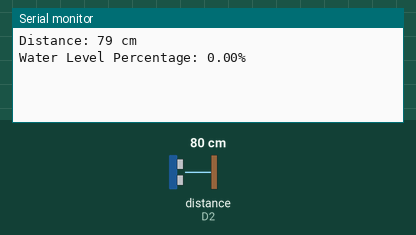
A sketch run on a simulated ESP8266 (NodeMCU). Shown: the last lines printed to the serial monitor. Wiring (inferred from the names in the program): ultrasonic range finder: trigger D1; echo D2. The inputs (shaded band) are chosen by the test bench; at power-on: distance to the obstacle (sensor on D2) 80 cm. The echo pulse lasts 58.3 µs per cm; WiFi joins after 1.5 s; servers stay silent unless stated.

Above: at 3.0 s.
3.1 s: distance to the obstacle (sensor on D2) set to 2 cm
At 4.4 s:
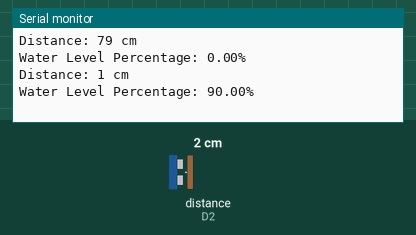
4.6 s: distance to the obstacle (sensor on D2) set to 4 cm
At 5.6 s:
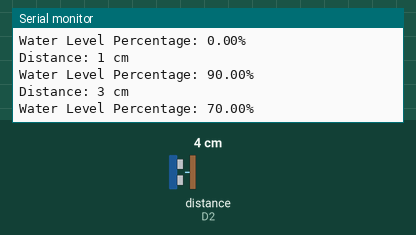
Timing chart, 0 to 7.6 s (numbered marks = the images above; inputs shaded):
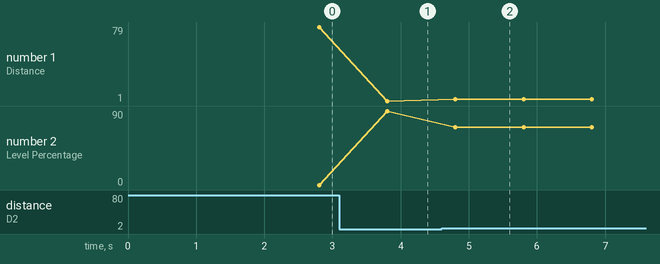

Measured:
- after the input at 3.1 s, the serial monitor: prints a new line after 0.70 s (image 1)
- after the input at 4.6 s, the serial monitor: prints a new line after 0.20 s (image 2)
- plotted number 1: 79 → 1 after the input at 3.1 s, 1 → 3 after the input at 4.6 s
- plotted number 2: 0 → 90 after the input at 3.1 s, 90 → 70 after the input at 4.6 s

The sketch:

Water-level-detection.ino
```cpp
#define BLYNK_TEMPLATE_ID "TMPL3rVl23whO"
#define BLYNK_TEMPLATE_NAME "Water Level Monitoring System"
#define BLYNK_AUTH_TOKEN "DMSjvxyBE9hNrrAOglMPXbvioCGqaNIJ"

#include <ESP8266WiFi.h>
#include <BlynkSimpleEsp8266.h>

char auth[] = BLYNK_AUTH_TOKEN;
char ssid[] = "Sudharsan";
char pass[] = "nottu123";

const int trigPin = D1;
const int echoPin = D2;
const int tankDepth = 10; // Depth of the tank in centimeters

BlynkTimer timer;
float waterPercentage;
bool sensingEnabled = true; // Variable to keep track of sensing state, initially set to true (ON)

void setup() {
  Serial.begin(115200);
  pinMode(trigPin, OUTPUT);
  pinMode(echoPin, INPUT);

  Blynk.begin(auth, ssid, pass);
  timer.setInterval(1000L, measureWaterLevel); // Measure water level every second

  // Set initial state in Blynk app
  Blynk.virtualWrite(V2, sensingEnabled ? 1 : 0); // 1 for ON, 0 for OFF
}

void loop() {
  Blynk.run();
  timer.run();
}

// Function to handle sensing control
BLYNK_WRITE(V2) {
  int buttonState = param.asInt(); // Get the value of the button (1 for ON, 0 for OFF)
  sensingEnabled = (buttonState == 1); // Update sensing state based on button state
}

void measureWaterLevel() {
  if (!sensingEnabled) {
    return; // Exit if sensing is disabled
  }

  digitalWrite(trigPin, LOW);
  delayMicroseconds(2);
  digitalWrite(trigPin, HIGH);
  delayMicroseconds(10);
  digitalWrite(trigPin, LOW);

  long duration = pulseIn(echoPin, HIGH);
  int distance = duration * 0.034 / 2;

  // Calculate water level percentage
  float waterLevel = tankDepth - distance;
  waterPercentage = (waterLevel / tankDepth) * 100;

  if (waterPercentage < 0) {
    waterPercentage = 0;
  } else if (waterPercentage > 100) {
    waterPercentage = 100;
  }

  Serial.print("Distance: ");
  Serial.print(distance);
  Serial.println(" cm");

  Serial.print("Water Level Percentage: ");
  Serial.print(waterPercentage, 2);
  Serial.println("%");

  char waterPercentageStr[6];
  dtostrf(waterPercentage, 4, 2, waterPercentageStr);

  Blynk.virtualWrite(V0, waterPercentageStr);
  Blynk.virtualWrite(V1, waterPercentageStr); // Send water level percentage to Blynk app
}
```
